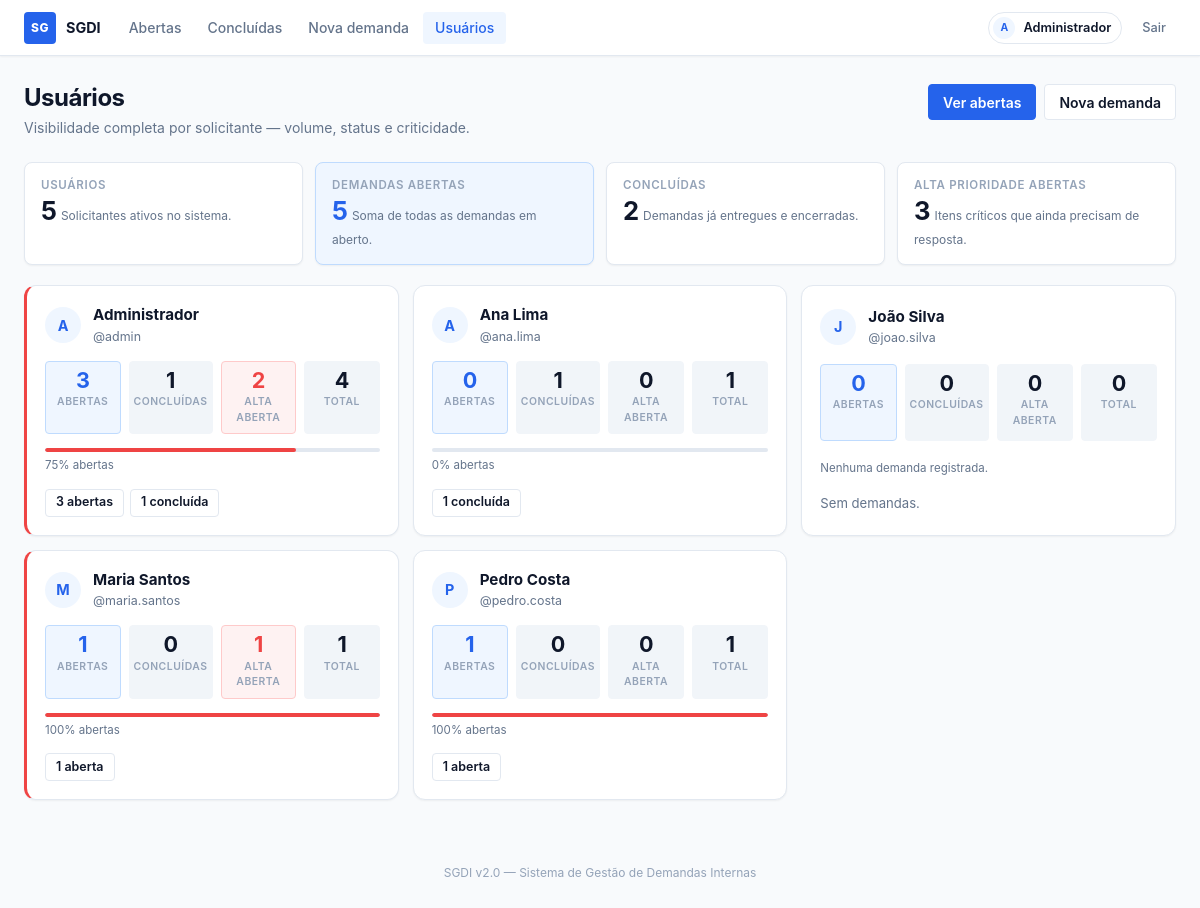
/usuarios (signed in), run on the app's committed database.
### tables this page shows
CREATE TABLE usuarios (
            id INTEGER PRIMARY KEY AUTOINCREMENT,
            username TEXT NOT NULL UNIQUE,
            nome TEXT NOT NULL,
            senha_hash TEXT NOT NULL
        );

### app.py (the view)
@app.route("/usuarios")
@login_required
def usuarios():
    stats = get_all_users_with_stats()
    return render_template("usuarios.html", usuarios_stats=stats)

### app.py (called while the page is built)
def login_required(f):
    @wraps(f)
    def decorated(*args, **kwargs):
        if "usuario_id" not in session:
            flash("Faça login para continuar.")
            return redirect(url_for("login"))
        return f(*args, **kwargs)
    return decorated

@app.context_processor
def inject_globals():
    if "csrf_token" not in session:
        session["csrf_token"] = secrets.token_hex(32)
    return {
        "csrf_token": session["csrf_token"],
        "usuario_logado": {
            "id": session.get("usuario_id"),
            "nome": session.get("usuario_nome"),
            "username": session.get("usuario_username"),
        } if "usuario_id" in session else None,
    }

### database.py (called while the page is built)
def get_db_connection():
    conn = sqlite3.connect(DB_PATH)
    conn.row_factory = sqlite3.Row
    conn.execute("PRAGMA foreign_keys = ON")
    return conn

def get_all_users_with_stats():
    conn = get_db_connection()
    try:
        return conn.execute(
            """
            SELECT
                u.id,
                u.username,
                u.nome,
                COUNT(d.id) AS total,
                SUM(CASE WHEN d.status = ? THEN 1 ELSE 0 END) AS abertas,
                SUM(CASE WHEN d.status = ? THEN 1 ELSE 0 END) AS concluidas,
                SUM(CASE WHEN d.status = ? AND d.prioridade = ? THEN 1 ELSE 0 END) AS alta_abertas
            FROM usuarios u
            LEFT JOIN demandas d ON d.usuario_id = u.id
            GROUP BY u.id
            ORDER BY u.nome
            """,
            (STATUS_ABERTA, STATUS_CONCLUIDA, STATUS_ABERTA, PRIORIDADE_ALTA),
        ).fetchall()
    finally:
        conn.close()

### templates/usuarios.html
{% extends "base.html" %}
{% block content %}
<div class="page-header">
    <div>
        <h1>Usuários</h1>
        <p class="page-header__sub">Visibilidade completa por solicitante — volume, status e criticidade.</p>
    </div>
    <div class="page-header__actions">
        <a href="{{ url_for('index') }}" class="btn btn--primary">Ver abertas</a>
        <a href="{{ url_for('nova_demanda') }}" class="btn btn--secondary">Nova demanda</a>
    </div>
</div>
<div class="stats-bar">
    <div class="stat-card">
        <p class="stat-card__label">Usuários</p>
        <strong class="stat-card__value">{{ usuarios_stats|length }}</strong>
        <span class="stat-card__hint">Solicitantes ativos no sistema.</span>
    </div>
    <div class="stat-card stat-card--accent">
        <p class="stat-card__label">Demandas abertas</p>
        <strong class="stat-card__value">{{ usuarios_stats|sum(attribute='abertas') }}</strong>
        <span class="stat-card__hint">Soma de todas as demandas em aberto.</span>
    </div>
    <div class="stat-card">
        <p class="stat-card__label">Concluídas</p>
        <strong class="stat-card__value">{{ usuarios_stats|sum(attribute='concluidas') }}</strong>
        <span class="stat-card__hint">Demandas já entregues e encerradas.</span>
    </div>
    <div class="stat-card">
        <p class="stat-card__label">Alta prioridade abertas</p>
        <strong class="stat-card__value">{{ usuarios_stats|sum(attribute='alta_abertas') }}</strong>
        <span class="stat-card__hint">Itens críticos que ainda precisam de resposta.</span>
    </div>
</div>
{% if usuarios_stats %}
    <div class="users-grid">
        {% for u in usuarios_stats %}
        <article class="user-card {% if u['alta_abertas'] > 0 %}user-card--alert{% endif %}">
            <div class="user-card__identity">
                <span class="avatar avatar--lg">{{ u['nome'][0] }}</span>
                <div>
                    <p class="user-card__name">{{ u['nome'] }}</p>
                    <p class="user-card__username">@{{ u['username'] }}</p>
                </div>
            </div>
            <div class="user-card__stats">
                <div class="stat-box stat-box--open">
                    <span class="stat-box__value">{{ u['abertas'] }}</span>
                    <span class="stat-box__label">abertas</span>
                </div>
                <div class="stat-box">
                    <span class="stat-box__value">{{ u['concluidas'] }}</span>
                    <span class="stat-box__label">concluídas</span>
                </div>
                <div class="stat-box {% if u['alta_abertas'] > 0 %}stat-box--alert{% endif %}">
                    <span class="stat-box__value">{{ u['alta_abertas'] }}</span>
                    <span class="stat-box__label">alta aberta</span>
                </div>
                <div class="stat-box">
                    <span class="stat-box__value">{{ u['total'] }}</span>
                    <span class="stat-box__label">total</span>
                </div>
            </div>
            {% if u['total'] > 0 %}
                {% set pct = (u['abertas'] / u['total'] * 100)|int %}
                <div>
                    <div class="progress-bar">
                        <div class="progress-bar__fill {% if pct > 66 %}progress-bar__fill--high{% elif pct > 33 %}progress-bar__fill--mid{% endif %}" style="width: {{ pct }}%"></div>
                    </div>
                    <p class="progress-label">{{ pct }}% abertas</p>
                </div>
            {% else %}
                <p class="progress-label">Nenhuma demanda registrada.</p>
            {% endif %}
            <div class="user-card__actions">
                {% if u['abertas'] > 0 %}
                    <a href="{{ url_for('index', usuario_id=u['id']) }}" class="btn btn--secondary btn--sm">
                        {{ u['abertas'] }} aberta{{ 's' if u['abertas'] != 1 else '' }}
                    </a>
                {% endif %}
                {% if u['concluidas'] > 0 %}
                    <a href="{{ url_for('concluidas', usuario_id=u['id']) }}" class="btn btn--secondary btn--sm">
                        {{ u['concluidas'] }} concluída{{ 's' if u['concluidas'] != 1 else '' }}
                    </a>
                {% endif %}
                {% if u['total'] == 0 %}
                    <span class="text-sm text-muted">Sem demandas.</span>
                {% endif %}
            </div>
        </article>
        {% endfor %}
    </div>
{% else %}
    <div class="empty-state">
        <h3>Nenhum usuário encontrado.</h3>
        <p>Reinicialize o banco de dados com <code>python init_db.py</code> para criar os usuários de teste.</p>
    </div>
{% endif %}
{% endblock %}

### templates/base.html (shortened to what this page needs)
<!DOCTYPE html>
<html lang="pt-BR">
<head>
    <link rel="stylesheet" href="{{ url_for('static', filename='style.css') }}">
</head>
<body>
    <nav class="navbar">
        <div class="navbar__inner">
            <a href="{{ url_for('index') }}" class="navbar__brand">
                <span class="navbar__logo">SG</span>
                <span class="navbar__name">SGDI</span>
            </a>
            <div class="navbar__links">
                <a href="{{ url_for('index') }}"
                   class="navbar__link {% if request.endpoint in ['index', 'buscar'] %}is-active{% endif %}">
                    Abertas
                </a>
                <a href="{{ url_for('concluidas') }}"
                   class="navbar__link {% if request.endpoint == 'concluidas' %}is-active{% endif %}">
                    Concluídas
                </a>
                <a href="{{ url_for('nova_demanda') }}"
                   class="navbar__link {% if request.endpoint == 'nova_demanda' %}is-active{% endif %}">
                    Nova demanda
                </a>
                <a href="{{ url_for('usuarios') }}"
                   class="navbar__link {% if request.endpoint == 'usuarios' %}is-active{% endif %}">
                    Usuários
                </a>
            </div>
            <div class="navbar__end">
                {% if usuario_logado %}
                    <div class="navbar__user">
                        <span class="avatar avatar--sm">{{ usuario_logado.nome[0] }}</span>
                        <span class="navbar__user-name">{{ usuario_logado.nome }}</span>
                    </div>
                    <form method="POST" action="{{ url_for('logout') }}">
                        <button type="submit" class="navbar__logout">Sair</button>
                    </form>
                {% endif %}
            </div>
        </div>
    </nav>
    <main class="container">
        {% block content %}{% endblock %}
    </main>
    <footer class="app-footer">
        <p>SGDI v2.0 — Sistema de Gestão de Demandas Internas</p>
    </footer>
</body>
</html>

### data on the page
usuarios: nome "Administrador", nome "A", username "admin", abertas "3", concluidas "1", alta_abertas "2", total "4", pct "75", abertas "s"
usuarios: nome "A", nome "Ana Lima", username "ana.lima", abertas "0", concluidas "1", alta_abertas "0", total "1", pct "0"
usuarios: nome "J", nome "João Silva", username "joao.silva", abertas "0", concluidas "0", alta_abertas "0", total "0", shows "Nenhuma demanda registrada.", shows "Sem demandas."
usuarios: nome "M", nome "Maria Santos", username "maria.santos", abertas "1", concluidas "0", alta_abertas "1", total "1", pct "100"
usuarios: nome "P", nome "Pedro Costa", username "pedro.costa", abertas "1", concluidas "0", alta_abertas "0", total "1", pct "100"

### other printed values
{{ usuario_logado.nome[0] }} "A"
{{ usuarios_stats|length }} "5"
{{ usuarios_stats|sum(attribute='abertas') }} "5"
{{ usuarios_stats|sum(attribute='concluidas') }} "2"
{{ usuarios_stats|sum(attribute='alta_abertas') }} "3"
